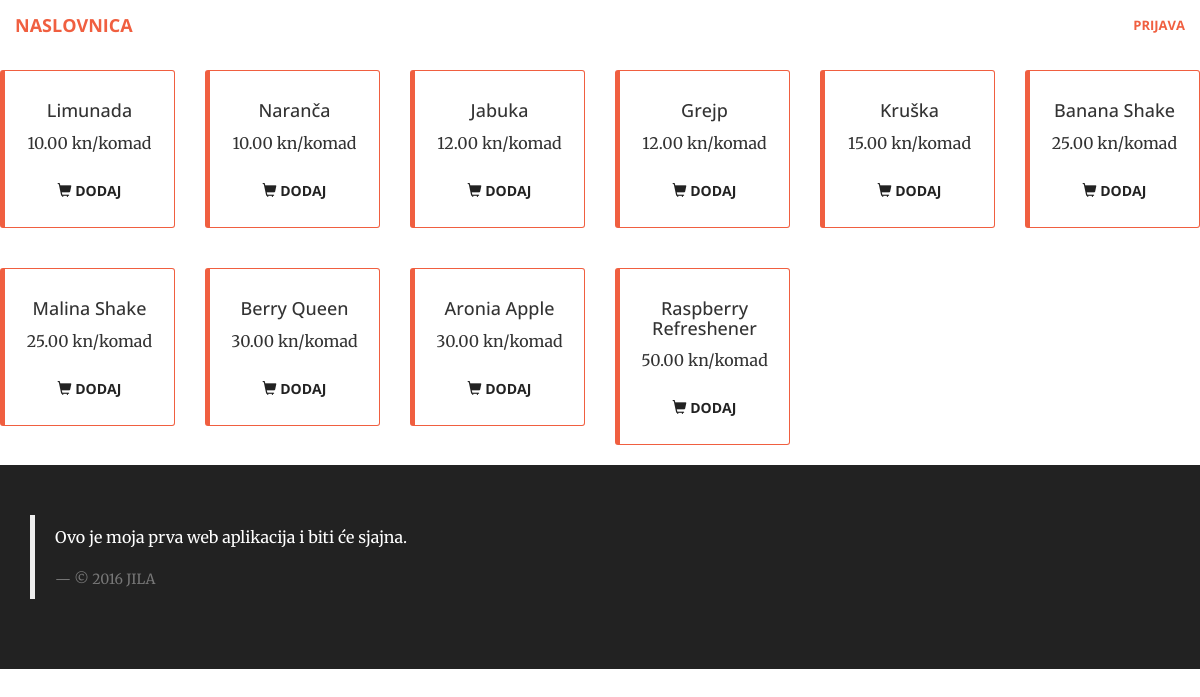
The app's page /aplikacija.php, older data.
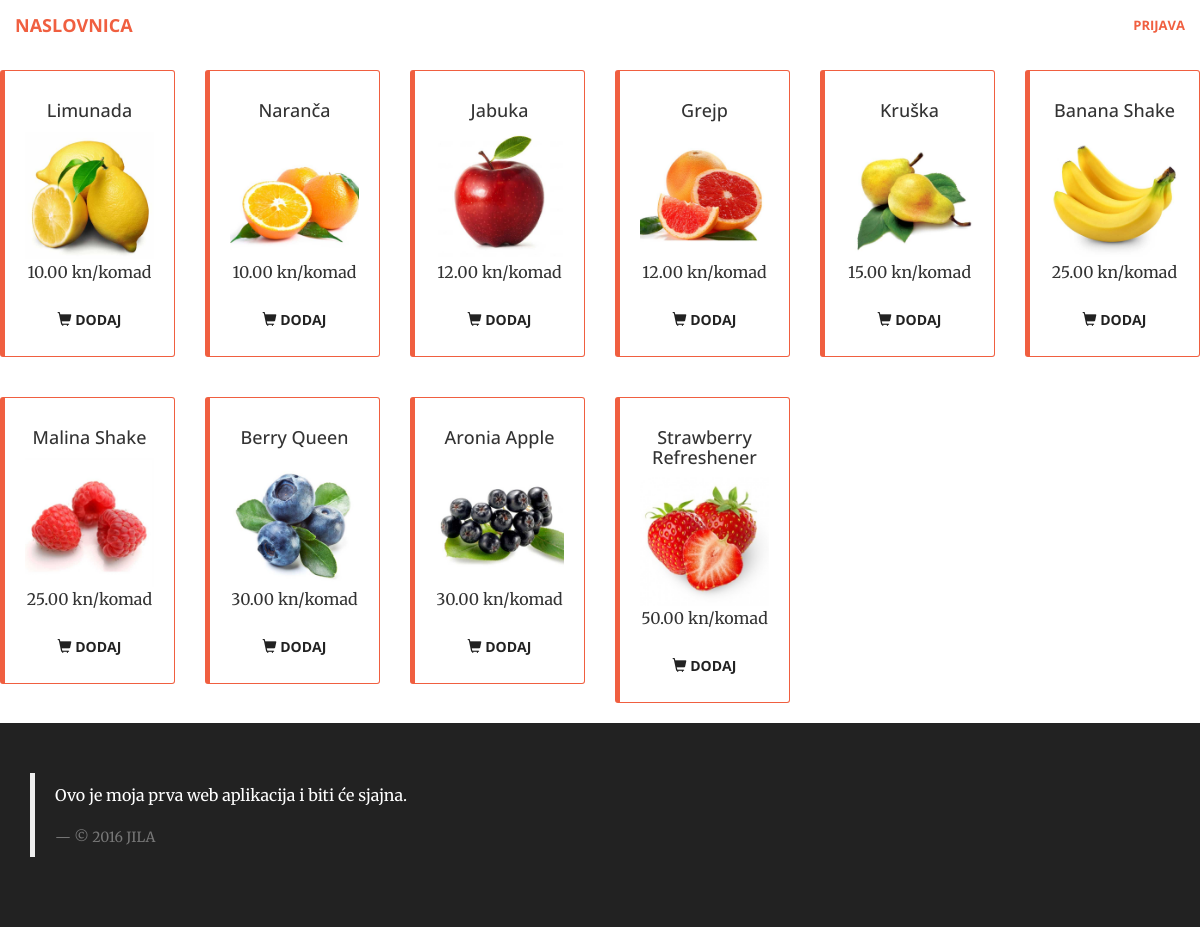
The same page, newer data.
### tables this page shows
create table proizvod (
	sifra 		int 			not null primary key auto_increment,
	ime 		varchar(50)		not null,
	cijena 		decimal(18,2)	not null,
	opis		text,
	slika		varchar(100),
	kategorija	int				not null
);

### aplikacija.php (the view, shortened to what this page needs)
<?php include_once 'konfiguracija.php'; ?>
<!DOCTYPE html>
<html lang="en">
<head>
    <?php include_once 'predlozak/head.php'; ?>
</head>
<body id="page-top">
	<?php include_once 'predlozak/izbornik_aplikacija.php'; ?>
	<div class="row visina">
		<p> </p>
	</div>
     <div class="row">
    			<?php
				    	$izraz = $veza->query("select * from proizvod");
						$izraz->execute();
						$rezultati=$izraz->fetchAll(PDO::FETCH_OBJ);
						foreach ($rezultati as $red) :
							?>
							<div class="col-sm-6 col-md-4 col-lg-2">
								<div class="bs-callout">
									<h4 class="text-center"><?php echo $red->ime ?></h4>
									<?php echo '<img src="'.$red->slika .'"/ width="200" class="center-block img-responsive" >' ; ?>
									<p class="text-center"><?php echo $red->cijena ?> kn/komad</p>
									<a href="#" class="btn btn-default center-block"><span class="glyphicon glyphicon-shopping-cart"></span> Dodaj</a>
								</div>
							</div>
							<?php
							endforeach;
						?>
    			</div>
	<?php include_once 'predlozak/footer.php'; ?>
</body>
</html>

### predlozak/head.php (shortened to what this page needs)
<link rel="stylesheet" href="css/bootstrap.min.css" type="text/css">
<link rel="stylesheet" href="font-awesome/css/font-awesome.min.css" type="text/css">
<link rel="stylesheet" href="css/magnific-popup.css" type="text/css">
<link rel="stylesheet" href="css/creative.css" type="text/css">

### predlozak/izbornik_aplikacija.php (shortened to what this page needs)
<nav id="mainNav" class="navbar navbar-default navbar-fixed-top">
        <div class="container-fluid">
            <div class="navbar-header">
                <a class="navbar-brand page-scroll mojBoja" href="index.php">Naslovnica</a>
            </div>
            <div class="collapse navbar-collapse" id="bs-example-navbar-collapse-1">
                <ul class="nav navbar-nav navbar-right mojaBoja">
       					<?php if(isset($_SESSION["kupac"])): ?>
	    						<a class="button" href="<?php echo $putanjaAPP; ?>odjava.php">Odjavi
	    							<?php echo $_SESSION["kupac"]->ime . " " . $_SESSION["kupac"]->prezime; ?>
	    						</a>
	    				<?php else: ?>
                  	<li>
                        <a class="page-scroll" href="autorizacija.php">Prijava</a>
                    </li>
                    		<?php endif; ?>
                </ul>
            </div>
        </div>
    </nav>

### predlozak/footer.php
<aside class="bg-dark">
       <div class="container">
           <div class="call-to-action">
               <blockquote>
			    <p>Ovo je moja prva web aplikacija i biti će sjajna.</p>
			    <footer>&copy; 2016 JILA</footer>
			</blockquote>
               </div>
       </div>
   </aside>

### css/creative.css (style rules this page uses)
html, body { height: 100%; width: 100%; }
body { font-family: 'Merriweather', 'Helvetica Neue', Arial, sans-serif; }
a { -webkit-transition: all 0.35s; -moz-transition: all 0.35s; transition: all 0.35s; color: #f05f40; }
h1, h2, h3, h4, h5, h6 { font-family: 'Open Sans', 'Helvetica Neue', Arial, sans-serif; }
p { font-size: 16px; line-height: 1.5; margin-bottom: 20px; }
.bg-dark { background-color: #222222; color: white; }
aside { padding: 50px 0; }
.navbar-default { background-color: white; border-color: rgba(34, 34, 34, 0.05); font-family: 'Open Sans', 'Helvetica Neue', Arial, sans-serif; -webkit-transition: all 0.35s; -moz-transition: all 0.35s; transition: all 0.35s; }
.navbar-default .navbar-header .navbar-brand { color: #f05f40; font-family: 'Open Sans', 'Helvetica Neue', Arial, sans-serif; font-weight: 700; text-transform: uppercase; }
.navbar-default .nav > li > a, .navbar-default .nav > li > a:focus { text-transform: uppercase; font-weight: 700; font-size: 13px; color: #222222; }
@media (min-width: 768px) { .navbar-default { background-color: transparent; border-color: rgba(255, 255, 255, 0.3); } }
@media (min-width: 768px) { .navbar-default .navbar-header .navbar-brand { color: rgba(255, 255, 255, 0.7); } }
@media (min-width: 768px) { .navbar-default .nav > li > a, .navbar-default .nav > li > a:focus { color: rgba(255, 255, 255, 0.7); } }
.btn-default { color: #222222; background-color: #ffffff; border-color: #ffffff; -webkit-transition: all 0.35s; -moz-transition: all 0.35s; transition: all 0.35s; }
.btn { font-family: 'Open Sans', 'Helvetica Neue', Arial, sans-serif; border: none; border-radius: 300px; font-weight: 700; text-transform: uppercase; }
body { webkit-tap-highlight-color: #222222; }
.img-responsive { margin: 0 auto; }
.navbar-default .navbar-header .mojBoja { color: #f05f40; }
.navbar-default .mojaBoja > li > a, .navbar-default .mojaBoja > li > a:focus { color: #f05f40; }
.bs-callout { padding: 20px; margin: 20px 0; border: 1px solid #f05f40; border-left-width: 5px; border-radius: 3px; }
.visina p { height: 30px; color:red; }

Row changes from the older to the newer data that the page shows:
changed proizvod "Limunada": slika: picture added
changed proizvod "Naranča": slika: picture added
changed proizvod "Jabuka": slika: picture added
changed proizvod "Grejp": slika: picture added
changed proizvod "Kruška": slika: picture added
changed proizvod "Banana Shake": slika: picture added
changed proizvod "Malina Shake": slika: picture added
changed proizvod "Berry Queen": slika: picture added
changed proizvod "Aronia Apple": slika: picture added
changed proizvod: ime "Raspberry Refreshener" → "Strawberry Refreshener"; slika: picture added
